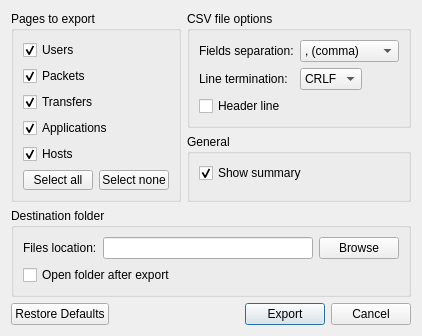
<?xml version="1.0" encoding="UTF-8"?>
<ui version="4.0">
 <class>ExportDataDialogClass</class>
 <widget class="QDialog" name="ExportDataDialogClass">
  <property name="geometry">
   <rect>
    <x>0</x>
    <y>0</y>
    <width>389</width>
    <height>314</height>
   </rect>
  </property>
  <property name="windowTitle">
   <string>Export data</string>
  </property>
  <property name="windowIcon">
   <iconset resource="images.qrc">
    <normaloff>:/images/16_export.png</normaloff>:/images/16_export.png</iconset>
  </property>
  <layout class="QGridLayout" name="gridLayout">
   <property name="sizeConstraint">
    <enum>QLayout::SetFixedSize</enum>
   </property>
   <item row="6" column="0" colspan="2">
    <layout class="QHBoxLayout" name="horizontalLayout">
     <item>
      <widget class="QPushButton" name="pushButtonRestore">
       <property name="text">
        <string>Restore Defaults</string>
       </property>
       <property name="icon">
        <iconset resource="images.qrc">
         <normaloff>:/images/o_update.png</normaloff>:/images/o_update.png</iconset>
       </property>
       <property name="autoDefault">
        <bool>false</bool>
       </property>
      </widget>
     </item>
     <item>
      <spacer name="horizontalSpacer">
       <property name="orientation">
        <enum>Qt::Horizontal</enum>
       </property>
       <property name="sizeHint" stdset="0">
        <size>
         <width>40</width>
         <height>20</height>
        </size>
       </property>
      </spacer>
     </item>
     <item>
      <widget class="QPushButton" name="pushButtonExport">
       <property name="text">
        <string>Export</string>
       </property>
       <property name="icon">
        <iconset resource="images.qrc">
         <normaloff>:/images/16_export.png</normaloff>:/images/16_export.png</iconset>
       </property>
       <property name="autoDefault">
        <bool>false</bool>
       </property>
       <property name="default">
        <bool>true</bool>
       </property>
      </widget>
     </item>
     <item>
      <widget class="QPushButton" name="pushButtonCancel">
       <property name="text">
        <string>Cancel</string>
       </property>
       <property name="icon">
        <iconset resource="images.qrc">
         <normaloff>:/images/o_cancel.png</normaloff>:/images/o_cancel.png</iconset>
       </property>
       <property name="autoDefault">
        <bool>false</bool>
       </property>
      </widget>
     </item>
    </layout>
   </item>
   <item row="0" column="1">
    <widget class="QGroupBox" name="groupBox_2">
     <property name="title">
      <string>CSV file options</string>
     </property>
     <layout class="QGridLayout" name="gridLayout_5">
      <item row="1" column="0">
       <widget class="QLabel" name="label_2">
        <property name="sizePolicy">
         <sizepolicy hsizetype="Fixed" vsizetype="Preferred">
          <horstretch>0</horstretch>
          <verstretch>0</verstretch>
         </sizepolicy>
        </property>
        <property name="text">
         <string>Line termination:</string>
        </property>
       </widget>
      </item>
      <item row="1" column="1">
       <widget class="QComboBox" name="comboBoxLines">
        <property name="sizePolicy">
         <sizepolicy hsizetype="Fixed" vsizetype="Minimum">
          <horstretch>0</horstretch>
          <verstretch>0</verstretch>
         </sizepolicy>
        </property>
        <property name="sizeAdjustPolicy">
         <enum>QComboBox::AdjustToContents</enum>
        </property>
        <item>
         <property name="text">
          <string notr="true">CRLF</string>
         </property>
        </item>
        <item>
         <property name="text">
          <string notr="true">CR</string>
         </property>
        </item>
        <item>
         <property name="text">
          <string notr="true">LF</string>
         </property>
        </item>
       </widget>
      </item>
      <item row="0" column="0">
       <widget class="QLabel" name="label_3">
        <property name="sizePolicy">
         <sizepolicy hsizetype="Fixed" vsizetype="Preferred">
          <horstretch>0</horstretch>
          <verstretch>0</verstretch>
         </sizepolicy>
        </property>
        <property name="text">
         <string>Fields separation:</string>
        </property>
       </widget>
      </item>
      <item row="0" column="1" colspan="2">
       <widget class="QComboBox" name="comboBoxFields">
        <property name="sizePolicy">
         <sizepolicy hsizetype="Fixed" vsizetype="Minimum">
          <horstretch>0</horstretch>
          <verstretch>0</verstretch>
         </sizepolicy>
        </property>
        <item>
         <property name="text">
          <string>, (comma)</string>
         </property>
        </item>
        <item>
         <property name="text">
          <string>; (semicolon)</string>
         </property>
        </item>
       </widget>
      </item>
      <item row="2" column="0" colspan="3">
       <widget class="QCheckBox" name="checkBoxHeader">
        <property name="text">
         <string>Header line</string>
        </property>
       </widget>
      </item>
     </layout>
    </widget>
   </item>
   <item row="4" column="0" colspan="2">
    <widget class="QGroupBox" name="groupBox_3">
     <property name="title">
      <string>Destination folder</string>
     </property>
     <layout class="QGridLayout" name="gridLayout_4">
      <item row="0" column="1">
       <widget class="QLineEdit" name="lineEditFolder"/>
      </item>
      <item row="0" column="2">
       <widget class="QPushButton" name="pushButtonBrowse">
        <property name="text">
         <string>Browse</string>
        </property>
        <property name="icon">
         <iconset resource="images.qrc">
          <normaloff>:/images/o_folder_open.png</normaloff>:/images/o_folder_open.png</iconset>
        </property>
        <property name="autoDefault">
         <bool>false</bool>
        </property>
       </widget>
      </item>
      <item row="0" column="0">
       <widget class="QLabel" name="label">
        <property name="text">
         <string>Files location:</string>
        </property>
       </widget>
      </item>
      <item row="1" column="0" colspan="3">
       <widget class="QCheckBox" name="checkBoxOpenAfter">
        <property name="text">
         <string>Open folder after export</string>
        </property>
       </widget>
      </item>
     </layout>
    </widget>
   </item>
   <item row="0" column="0" rowspan="4">
    <widget class="QGroupBox" name="groupBox">
     <property name="sizePolicy">
      <sizepolicy hsizetype="Fixed" vsizetype="Preferred">
       <horstretch>0</horstretch>
       <verstretch>0</verstretch>
      </sizepolicy>
     </property>
     <property name="title">
      <string>Pages to export</string>
     </property>
     <layout class="QGridLayout" name="gridLayout_3">
      <item row="5" column="0">
       <widget class="QPushButton" name="pushButtonAll">
        <property name="sizePolicy">
         <sizepolicy hsizetype="Fixed" vsizetype="Fixed">
          <horstretch>0</horstretch>
          <verstretch>0</verstretch>
         </sizepolicy>
        </property>
        <property name="maximumSize">
         <size>
          <width>70</width>
          <height>20</height>
         </size>
        </property>
        <property name="text">
         <string>Select all</string>
        </property>
        <property name="autoDefault">
         <bool>false</bool>
        </property>
       </widget>
      </item>
      <item row="5" column="1">
       <widget class="QPushButton" name="pushButtonNone">
        <property name="sizePolicy">
         <sizepolicy hsizetype="Fixed" vsizetype="Fixed">
          <horstretch>0</horstretch>
          <verstretch>0</verstretch>
         </sizepolicy>
        </property>
        <property name="maximumSize">
         <size>
          <width>70</width>
          <height>20</height>
         </size>
        </property>
        <property name="text">
         <string>Select none</string>
        </property>
        <property name="autoDefault">
         <bool>false</bool>
        </property>
       </widget>
      </item>
      <item row="0" column="0" colspan="2">
       <widget class="QCheckBox" name="checkBoxUsers">
        <property name="text">
         <string>Users</string>
        </property>
        <property name="checked">
         <bool>true</bool>
        </property>
       </widget>
      </item>
      <item row="1" column="0" colspan="2">
       <widget class="QCheckBox" name="checkBoxPackets">
        <property name="text">
         <string>Packets</string>
        </property>
        <property name="checked">
         <bool>true</bool>
        </property>
       </widget>
      </item>
      <item row="2" column="0" colspan="2">
       <widget class="QCheckBox" name="checkBoxTransfers">
        <property name="text">
         <string>Transfers</string>
        </property>
        <property name="checked">
         <bool>true</bool>
        </property>
       </widget>
      </item>
      <item row="3" column="0" colspan="2">
       <widget class="QCheckBox" name="checkBoxApplications">
        <property name="text">
         <string>Applications</string>
        </property>
        <property name="checked">
         <bool>true</bool>
        </property>
       </widget>
      </item>
      <item row="4" column="0" colspan="2">
       <widget class="QCheckBox" name="checkBoxHosts">
        <property name="text">
         <string>Hosts</string>
        </property>
        <property name="checked">
         <bool>true</bool>
        </property>
       </widget>
      </item>
     </layout>
    </widget>
   </item>
   <item row="1" column="1" rowspan="3">
    <widget class="QGroupBox" name="groupBox_4">
     <property name="title">
      <string>General</string>
     </property>
     <layout class="QGridLayout" name="gridLayout_6">
      <item row="0" column="0">
       <widget class="QCheckBox" name="checkBoxSummary">
        <property name="text">
         <string>Show summary</string>
        </property>
        <property name="checked">
         <bool>true</bool>
        </property>
       </widget>
      </item>
      <item row="1" column="0">
       <spacer name="verticalSpacer">
        <property name="orientation">
         <enum>Qt::Vertical</enum>
        </property>
        <property name="sizeType">
         <enum>QSizePolicy::MinimumExpanding</enum>
        </property>
        <property name="sizeHint" stdset="0">
         <size>
          <width>20</width>
          <height>0</height>
         </size>
        </property>
       </spacer>
      </item>
     </layout>
    </widget>
   </item>
  </layout>
 </widget>
 <resources>
  <include location="images.qrc"/>
 </resources>
 <connections/>
</ui>
